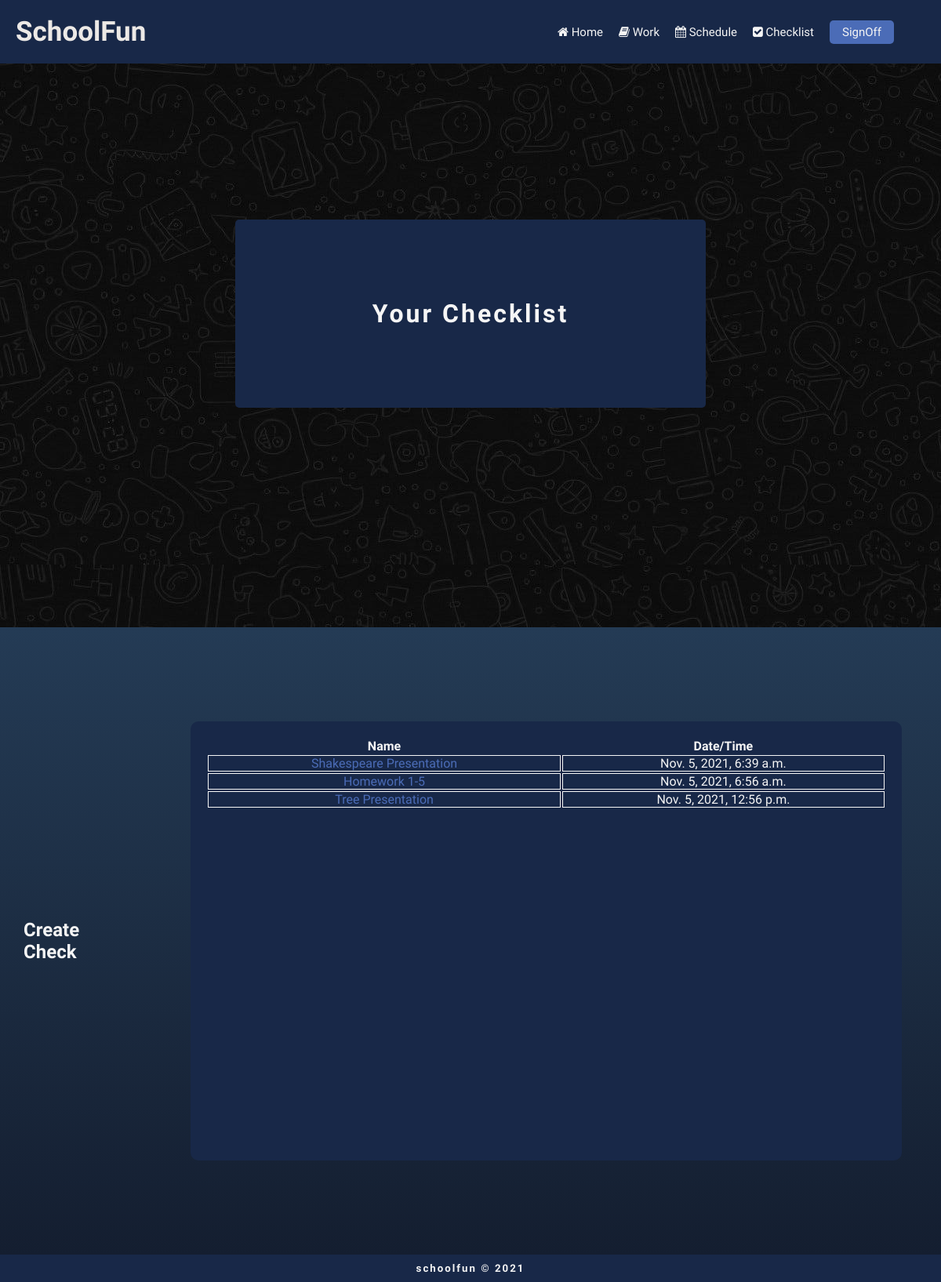
The app's page /checklist/ (signed in) with its own data.
### school/models.py (models this page shows, shortened)
class CheckList(models.Model):
    check_name = models.ForeignKey(Work, on_delete=CASCADE)
    timestamp = models.DateTimeField(auto_now_add=True)

class Work(models.Model):
    name = models.CharField(max_length=200)
    subject = models.CharField(max_length=100)
    due_date = models.DateTimeField(auto_now=False, auto_now_add=False)
    def __str__(self):
        return f"{self.name}"

### school/views.py (the view)
# urls.py: path("checklist/", views.CheckListView.as_view(), name="checklist"),
class CheckListView(LoginRequiredMixin, ListView):
    model = CheckList
    template_name = 'school/checklist_list.html'
    def get_context_data(self, **kwargs):
        context = super().get_context_data(**kwargs)
        context["checklists"] = CheckList.objects.all()
        return context

### school/templates/school/checklist_list.html
{% extends 'school/base.html' %}
{% load static %}
{% block content %}
    <div class="starter-page" style="background-image: url('{% static 'school/assets/welcomepage.jpeg' %}');">
        <div class="welcome">
            <h1>Your Checklist</h1>
        </div>
    </div>
    <div class="list-page">
        <a href="{% url 'add_checklist' %} "><h2 class="title-page">Create Check</h2></a>
        <div class="page">
        <table class="checklist-table">
            <thead>
                <tr>
                    <th>Name</th>
                    <th>Date/Time</th>
                </tr>
            </thead>
            <tbody>
            {% for checklist in checklists %}
                <tr class="lists">
                    <td><a href="{% url 'delete_checklist' checklist.id %}">{{ checklist.check_name }}</a></td>
                    <td>{{ checklist.timestamp }}</td>
                </tr>
            {% endfor %}
            </tbody>
        </table>
        </div>
    </div>
{% endblock %}

### school/static/school/main.css (style rules this page uses)
* { font-family: 'Irish Grover', Impact, Haettenschweiler, 'Arial Narrow Bold', sans-serif; margin: 0; padding: 0; box-sizing: border-box; text-decoration: none; }
html { scroll-behavior: smooth; height: 100vh; }
.starter-page, .work-page, .checklist-page, .list-page, .form-page { height: 100vh; width: 100%; display: flex; justify-content: center; align-items: center; background: #141E30; background: -webkit-linear-gradient(to bottom, #243B55, #141E30); background: linear-gradient(to bottom, #243B55, #141E30); }
.welcome { width: 50%; display: flex; justify-content: center; flex-direction: column; text-align: center; height: 30%; padding: 20px; background-color: #182848; color: whitesmoke; border-radius: 5px; letter-spacing: 3px; }
.title-page { color: whitesmoke; margin: 20px; padding: 10px; }
.page { display: grid; align-items: flex-start; width: 80%; height: 70%; margin: 50px; background-color: #182848; color: whitesmoke; border-radius: 10px; }
.work-table, .checklist-table, .schedule-table { margin: 20px; width: auto; }
td { border: 1px solid whitesmoke; text-align: center; }
.list-page { background: #141E30; background: -webkit-linear-gradient(to bottom, #243B55, #141E30); background: linear-gradient(to bottom, #243B55, #141E30); }
.lists a { color:#4b6cb7; }

### records on screen
CheckList: check_name "Shakespeare Presentation", timestamp "Nov. 5, 2021, 6:39 a.m."
CheckList: check_name "Homework 1-5", timestamp "Nov. 5, 2021, 6:56 a.m."
CheckList: check_name "Tree Presentation", timestamp "Nov. 5, 2021, 12:56 p.m."
